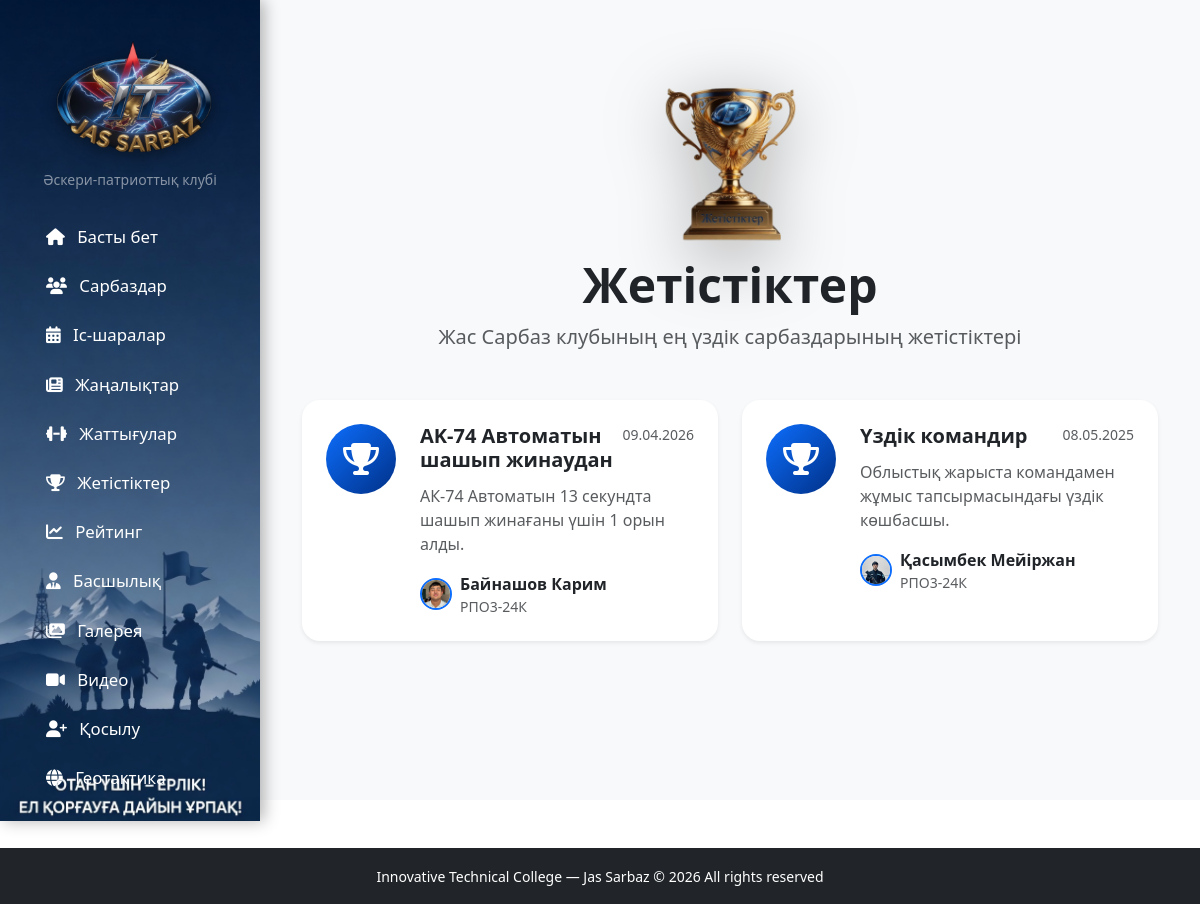
Page /achievements/ on the committed database.
### core/models.py (models this page shows, shortened)
class Achievement(models.Model):
    title = models.CharField("Атауы", max_length=200)
    description = models.TextField("Сипаттама", blank=True)
    member = models.ForeignKey(ClubMember, on_delete=models.CASCADE, related_name='achievements', verbose_name="Сарбаз")
    date = models.DateField("Күні", default=timezone.now)
    icon = models.CharField("Иконка (fa-...)", max_length=50, default="fa-trophy", help_text="Font Awesome иконкасы, мысалы: fa-medal, fa-trophy, fa-star")
    class Meta:
        verbose_name = "Жетістік"
        verbose_name_plural = "Жетістіктер"
        ordering = ['-date']

class ClubMember(models.Model):
    full_name = models.CharField("ФИО", max_length=200)
    birth_date = models.DateField("Дата рождения")
    student_id = models.CharField("Жеке номер (JS-23-00157)", max_length=50, unique=True)
    group = models.CharField("Группа", max_length=20, default="MC-23-1")
    photo = models.ImageField("Фото", upload_to='photos/', null=True, blank=True)
    join_date = models.DateField("Дата вступления", default=timezone.now)
    is_active = models.BooleanField("Активен", default=True)
    score = models.PositiveIntegerField(default=0, verbose_name="Ұпай саны")
    drill_score = models.PositiveSmallIntegerField(
        default=1,
        verbose_name="Саптық дайындық (1-5)"
    )
    shooting_score = models.PositiveSmallIntegerField(
        default=1,
        verbose_name="Атыс дайындығы (1-5)"
    )
    tactical_score = models.PositiveSmallIntegerField(
        default=1,
        verbose_name="Тактикалық дайындық (1-5)"
    )
    first_aid_score = models.PositiveSmallIntegerField(
        default=1,
        verbose_name="Алғашқы көмек (1-5)"
    )
    navigation_score = models.PositiveSmallIntegerField(
        default=1,
        verbose_name="Бағдарлау (1-5)"
    )
    patriotism_score = models.PositiveSmallIntegerField(
        default=1,
        verbose_name="Патриотизм (1-5)"
    )
    member_type = models.CharField(
        max_length=20,
        choices=MEMBER_TYPE_CHOICES,
        default='sarbaz',
        verbose_name="Тип участника"
    )
    class Meta:
        ordering = ['-score']
    class Meta:
        verbose_name = "Участник"
        verbose_name_plural = "Участники"

### core/views.py (the view)
# urls.py: path('achievements/', views.achievements, name='achievements'),
def achievements(request):
    achievements = Achievement.objects.select_related('member').all()
    return render(request, 'core/achievements.html', {'achievements': achievements})

### templates/core/achievements.html (shortened to what this page needs)
{% extends 'core/base.html' %}
{% load static %}
{% block content %}
<div class="container py-5">
    <div class="text-center mb-2">
        <img src="{% static 'images/archievements.png' %}"
             alt="Жетістіктер"
             style="max-height: 170px; filter: drop-shadow(0 15px 35px rgba(0,0,0,0.35));">
    </div>
    <div class="text-center mb-5">
        <h1 class="fw-bold display-5 mb-2">Жетістіктер</h1>
        <p class="text-muted fs-5">Жас Сарбаз клубының ең үздік сарбаздарының жетістіктері</p>
    </div>
    {% if achievements %}
        <div class="row g-4">
            {% for ach in achievements %}
            <div class="col-lg-6">
                <div class="card border-0 shadow-sm h-100" style="border-radius: 18px; overflow: hidden;">
                    <div class="card-body p-4">
                        <div class="d-flex align-items-start">
                            <div class="me-4">
                                <div class="rounded-circle d-flex align-items-center justify-content-center"
                                     style="width: 70px; height: 70px; background: linear-gradient(135deg, #0d6efd, #003087);">
                                    <i class="fas {{ ach.icon }} fa-2x text-white"></i>
                                </div>
                            </div>
                            <div class="flex-grow-1">
                                <div class="d-flex justify-content-between align-items-start mb-2">
                                    <h5 class="fw-bold mb-1">{{ ach.title }}</h5>
                                    <small class="text-muted">{{ ach.date|date:"d.m.Y" }}</small>
                                </div>
                                <p class="text-muted mb-3">{{ ach.description|default:"—"|truncatechars:120 }}</p>
                                <div class="d-flex align-items-center">
                                    {% if ach.member.photo %}
                                        <img src="{{ ach.member.photo.url }}" class="rounded-circle me-2"
                                             style="width: 32px; height: 32px; object-fit: cover; border: 2px solid #0d6efd;">
                                    {% else %}
                                        <div class="rounded-circle me-2 d-flex align-items-center justify-content-center"
                                             style="width: 32px; height: 32px; background: #dee2e6; border: 2px solid #0d6efd;">
                                            <i class="fas fa-user text-secondary"></i>
                                        </div>
                                    {% endif %}
                                    <div>
                                        <strong>{{ ach.member.full_name }}</strong>
                                        <small class="d-block text-muted">{{ ach.member.group }}</small>
                                    </div>
                                </div>
                            </div>
                        </div>
                    </div>
                </div>
            </div>
            {% endfor %}
        </div>
    {% else %}
        <div class="text-center py-5">
            <i class="fas fa-trophy fa-4x text-muted mb-3"></i>
            <h5 class="text-muted">Әлі жетістіктер жоқ</h5>
            <p class="text-muted">Админкадан жаңа жетістік қосыңыз</p>
        </div>
    {% endif %}
</div>
{% endblock %}

### rows in the picture
Achievement: title "AK-74 Автоматын шашып жинаудан", date "09.04.2026", description "АК-74 Автоматын 13 секундта шашып жинағаны үшін 1 орын алды.", member.photo (picture), member.full_name "Байнашов Карим", member.group "РПО3-24К"
Achievement: title "Үздік командир", date "08.05.2025", description "Облыстық жарыста командамен жұмыс тапсырмасындағы үздік көшбасшы.", member.photo (picture), member.full_name "Қасымбек Мейіржан", member.group "РПО3-24К"
